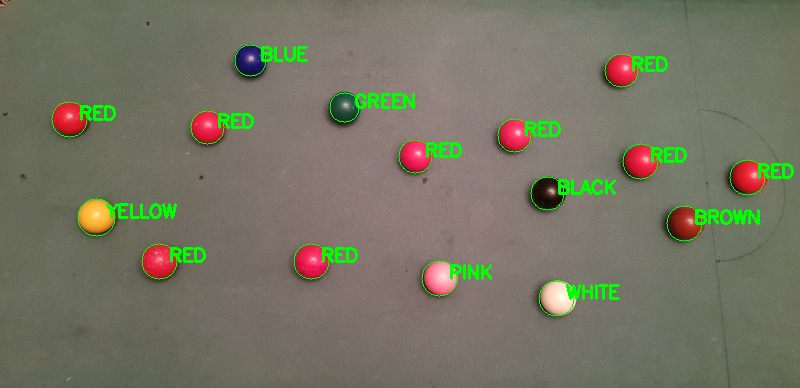
#> input picture examples/image-1-frame-1.jpg, 800 x 388 px; its folder holds only this picture in this run
$ python -i ball_tracker.py   (imports and definitions only)
#> lines starting #> are read from the running program, lines starting #| are printed output that depends on the picture
### src/snooker-ball-tracker/settings.py
from config import default_settings
import importlib

settings_module_name = 'default_settings'
try:
    settings_module = importlib.import_module('config.' + settings_module_name, package=__package__)
except ImportError:
    settings_module = None


def get_setting(name):
    try:
        return getattr(settings_module, name)
    except AttributeError:
        return getattr(default_settings, name)


###################
#  BASE SETTINGS  #
###################
DETECT_COLOURS = get_setting('DETECT_COLOURS')

#############################
#  BLOB DETECTION SETTINGS  #
#############################
FILTER_BY_CONVEXITY = get_setting('FILTER_BY_CONVEXITY')
MIN_CONVEXITY = get_setting('MIN_CONVEXITY')
MAX_CONVEXITY = get_setting('MAX_CONVEXITY')

FILTER_BY_CIRCULARITY = get_setting('FILTER_BY_CIRCULARITY')
MIN_CIRCULARITY = get_setting('MIN_CIRCULARITY')
MAX_CIRCULARITY = get_setting('MAX_CIRCULARITY')

FILTER_BY_INERTIA = get_setting('FILTER_BY_INERTIA')
MIN_INERTIA_RATIO = get_setting('MIN_INERTIA_RATIO')
MAX_INERTIA_RATIO = get_setting('MAX_INERTIA_RATIO')

FILTER_BY_AREA = get_setting('FILTER_BY_AREA')
MIN_AREA = get_setting('MIN_AREA')
MAX_AREA = get_setting('MAX_AREA')

FILTER_BY_COLOUR = get_setting('FILTER_BY_COLOUR')
BLOB_COLOUR = get_setting('BLOB_COLOUR')

MIN_DIST_BETWEEN_BLOBS = get_setting('MIN_DIST_BETWEEN_BLOBS')

MIN_THRESHOLD = get_setting('MIN_THRESHOLD')
MAX_THRESHOLD = get_setting('MAX_THRESHOLD')

###############################
#  HSV COLOUR RANGE SETTINGS  #
###############################
COLOURS = get_setting('COLOURS')


# [48 lines left out: function load, not called in this run]

### src/snooker-ball-tracker/ball_tracker.py
import cv2
import imutils
import settings as s
import numpy as np
import time


# [35 lines left out: functions dist_between_two_balls, get_snapshot_report, not called in this run]


class BallTracker:
    def __init__(self, **kwargs):
        """
        Creates an instance of BallTracker

        :param **kwargs: dictionary of options to use to configure
                         the underlying blob detector to detect balls with
        """
        params = cv2.SimpleBlobDetector_Params()
        params.filterByConvexity = kwargs.get('filter_by_convexity', s.FILTER_BY_CONVEXITY)
        params.minConvexity = kwargs.get('min_convexity', s.MIN_CONVEXITY)
        params.maxConvexity = kwargs.get('max_convexity', s.MAX_CONVEXITY)
        params.filterByCircularity = kwargs.get('filter_by_circularity', s.FILTER_BY_CIRCULARITY)
        params.minCircularity = kwargs.get('min_circularity', s.MIN_CIRCULARITY)
        params.maxCircularity = kwargs.get('max_circularity', s.MAX_CIRCULARITY)
        params.filterByInertia = kwargs.get('filter_by_inertia', s.FILTER_BY_INERTIA)
        params.minInertiaRatio = kwargs.get('min_inertia_ratio', s.MIN_INERTIA_RATIO)
        params.maxInertiaRatio = kwargs.get('max_inertia_ratio', s.MAX_INERTIA_RATIO)
        params.filterByArea = kwargs.get('filter_by_area', s.FILTER_BY_AREA)
        params.minArea = kwargs.get('min_area', s.MIN_AREA)
        params.maxArea = kwargs.get('max_area', s.MAX_AREA)
        params.filterByColor = kwargs.get('filter_by_colour', s.FILTER_BY_COLOUR)
        params.blobColor = kwargs.get('blob_color', s.BLOB_COLOUR)
        params.minDistBetweenBlobs = kwargs.get('min_dest_between_blobs', s.MIN_DIST_BETWEEN_BLOBS)
        self.__blob_detector = cv2.SimpleBlobDetector_create(params)
        self.__table_bounds = None
        self.__table_bounds_mask = None
        self.__balls = []
        self.__frame_counter = 0
        self.__temp_snapshot = None
        self.__prev_snapshot = None
        self.__cur_snapshot = None
        self.update_boundary = False

    # [389 lines left out: functions perform_init_ops, create_table_boundary, crop, draw_balls, update_balls, get_white_ball_status and 9 more, not called in this run]


class SnapShot:
    # [158 lines left out: functions __init__, get_snapshot_info, compare_ball_diff, __ne__, has_shot_started, has_shot_finished and 2 more, not called in this run]

>>> import cv2
>>> picture = cv2.imread('../../examples/image-1-frame-1.jpg', cv2.IMREAD_GRAYSCALE)
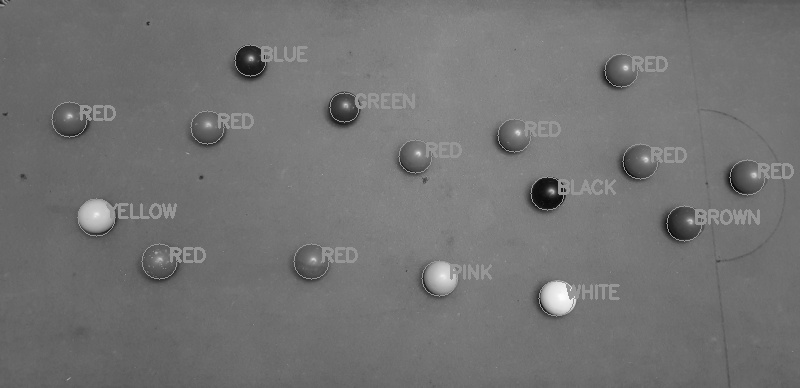
#> picture: shape (388, 800); min 9, max 253, mean 114.5
#> (the run stopped early here; a loop or call above may not have finished)

$ run again, on examples/image-2-frame-1.jpg
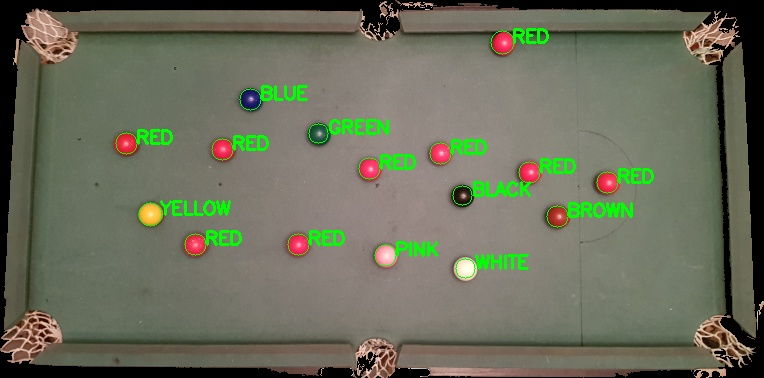
#> input picture examples/image-2-frame-1.jpg, 764 x 378 px
#> `picture = cv2.imread('../../examples/image-1-frame-1.jpg', cv2.IMREAD_..`:
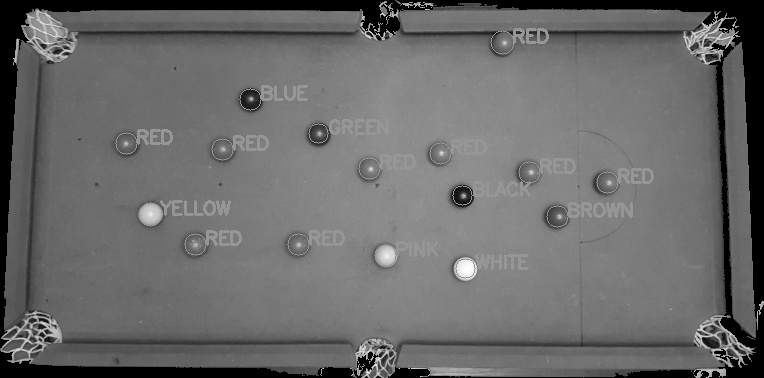
#> picture: shape (378, 764); min 0, max 254, mean 106
